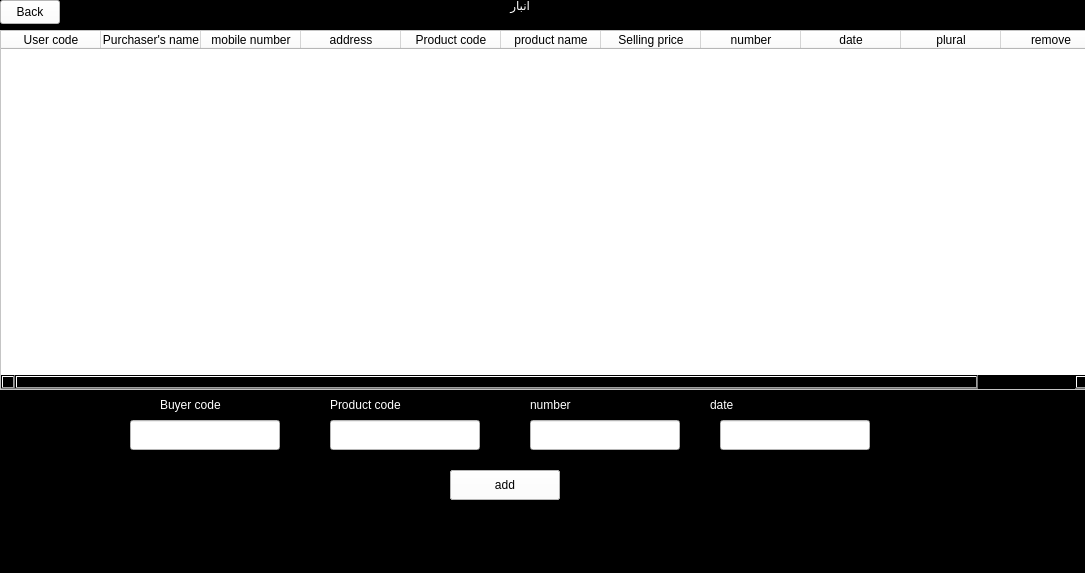
<?xml version="1.0" encoding="UTF-8"?>
<ui version="4.0">
 <class>AnbarPage</class>
 <widget class="QMainWindow" name="AnbarPage">
  <property name="geometry">
   <rect>
    <x>0</x>
    <y>0</y>
    <width>1085</width>
    <height>573</height>
   </rect>
  </property>
  <property name="windowTitle">
   <string>MainWindow</string>
  </property>
  <property name="styleSheet">
   <string notr="true">background-color: rgb(0, 0, 0);</string>
  </property>
  <widget class="QWidget" name="centralwidget">
   <widget class="QListView" name="listView">
    <property name="geometry">
     <rect>
      <x>-20</x>
      <y>-120</y>
      <width>1211</width>
      <height>681</height>
     </rect>
    </property>
   </widget>
   <widget class="QTableWidget" name="tableWidget">
    <property name="geometry">
     <rect>
      <x>0</x>
      <y>30</y>
      <width>1090</width>
      <height>360</height>
     </rect>
    </property>
    <property name="minimumSize">
     <size>
      <width>0</width>
      <height>0</height>
     </size>
    </property>
    <property name="whatsThis">
     <string>&lt;html&gt;&lt;head/&gt;&lt;body&gt;&lt;p align=&quot;center&quot;&gt;&lt;br/&gt;&lt;/p&gt;&lt;/body&gt;&lt;/html&gt;</string>
    </property>
    <property name="styleSheet">
     <string notr="true">background-color: rgb(255, 255, 255);</string>
    </property>
    <property name="sizeAdjustPolicy">
     <enum>QAbstractScrollArea::AdjustIgnored</enum>
    </property>
    <column>
     <property name="text">
      <string>User code</string>
     </property>
    </column>
    <column>
     <property name="text">
      <string>Purchaser's name</string>
     </property>
    </column>
    <column>
     <property name="text">
      <string>mobile number</string>
     </property>
    </column>
    <column>
     <property name="text">
      <string>address</string>
     </property>
    </column>
    <column>
     <property name="text">
      <string>Product code</string>
     </property>
    </column>
    <column>
     <property name="text">
      <string>product name</string>
     </property>
    </column>
    <column>
     <property name="text">
      <string>Selling price</string>
     </property>
    </column>
    <column>
     <property name="text">
      <string>number</string>
     </property>
    </column>
    <column>
     <property name="text">
      <string>date</string>
     </property>
    </column>
    <column>
     <property name="text">
      <string>plural</string>
     </property>
    </column>
    <column>
     <property name="text">
      <string>remove</string>
     </property>
    </column>
   </widget>
   <widget class="QLineEdit" name="AnbarUserID">
    <property name="geometry">
     <rect>
      <x>130</x>
      <y>420</y>
      <width>150</width>
      <height>30</height>
     </rect>
    </property>
    <property name="styleSheet">
     <string notr="true">background-color: rgb(255, 255, 255);</string>
    </property>
   </widget>
   <widget class="QLineEdit" name="AnbarCount">
    <property name="geometry">
     <rect>
      <x>530</x>
      <y>420</y>
      <width>150</width>
      <height>30</height>
     </rect>
    </property>
    <property name="styleSheet">
     <string notr="true">background-color: rgb(255, 255, 255);</string>
    </property>
   </widget>
   <widget class="QLineEdit" name="AnbarProducID">
    <property name="geometry">
     <rect>
      <x>330</x>
      <y>420</y>
      <width>150</width>
      <height>30</height>
     </rect>
    </property>
    <property name="styleSheet">
     <string notr="true">background-color: rgb(255, 255, 255);</string>
    </property>
   </widget>
   <widget class="QLineEdit" name="AnbarTarikh">
    <property name="geometry">
     <rect>
      <x>720</x>
      <y>420</y>
      <width>150</width>
      <height>30</height>
     </rect>
    </property>
    <property name="styleSheet">
     <string notr="true">background-color: rgb(255, 255, 255);</string>
    </property>
   </widget>
   <widget class="QLabel" name="label">
    <property name="geometry">
     <rect>
      <x>330</x>
      <y>390</y>
      <width>90</width>
      <height>30</height>
     </rect>
    </property>
    <property name="styleSheet">
     <string notr="true">color: rgb(255, 255, 255);</string>
    </property>
    <property name="text">
     <string>Product code</string>
    </property>
   </widget>
   <widget class="QLabel" name="label_3">
    <property name="geometry">
     <rect>
      <x>530</x>
      <y>390</y>
      <width>90</width>
      <height>30</height>
     </rect>
    </property>
    <property name="styleSheet">
     <string notr="true">color: rgb(255, 255, 255);</string>
    </property>
    <property name="text">
     <string>number</string>
    </property>
   </widget>
   <widget class="QLabel" name="label_4">
    <property name="geometry">
     <rect>
      <x>160</x>
      <y>390</y>
      <width>90</width>
      <height>30</height>
     </rect>
    </property>
    <property name="styleSheet">
     <string notr="true">color: rgb(255, 255, 255);</string>
    </property>
    <property name="text">
     <string>Buyer code</string>
    </property>
   </widget>
   <widget class="QLabel" name="label_5">
    <property name="geometry">
     <rect>
      <x>710</x>
      <y>390</y>
      <width>90</width>
      <height>30</height>
     </rect>
    </property>
    <property name="styleSheet">
     <string notr="true">color: rgb(255, 255, 255);</string>
    </property>
    <property name="text">
     <string>date</string>
    </property>
   </widget>
   <widget class="QPushButton" name="AnbarAddPB">
    <property name="geometry">
     <rect>
      <x>450</x>
      <y>470</y>
      <width>110</width>
      <height>30</height>
     </rect>
    </property>
    <property name="styleSheet">
     <string notr="true">background-color: rgb(255, 255, 255);</string>
    </property>
    <property name="text">
     <string>add</string>
    </property>
   </widget>
   <widget class="QPushButton" name="AnbarEditPB">
    <property name="geometry">
     <rect>
      <x>450</x>
      <y>470</y>
      <width>110</width>
      <height>30</height>
     </rect>
    </property>
    <property name="styleSheet">
     <string notr="true">background-color: rgb(255, 255, 255);</string>
    </property>
    <property name="text">
     <string>ویرایش</string>
    </property>
   </widget>
   <widget class="QPushButton" name="AnbarbackPB">
    <property name="geometry">
     <rect>
      <x>0</x>
      <y>0</y>
      <width>60</width>
      <height>24</height>
     </rect>
    </property>
    <property name="styleSheet">
     <string notr="true">
background-color: rgb(255, 255, 255);</string>
    </property>
    <property name="text">
     <string>Back</string>
    </property>
   </widget>
   <widget class="QLabel" name="hiddenValue">
    <property name="geometry">
     <rect>
      <x>280</x>
      <y>100</y>
      <width>140</width>
      <height>110</height>
     </rect>
    </property>
    <property name="text">
     <string>TextLabel</string>
    </property>
   </widget>
   <widget class="QLabel" name="label_2">
    <property name="geometry">
     <rect>
      <x>340</x>
      <y>-10</y>
      <width>190</width>
      <height>30</height>
     </rect>
    </property>
    <property name="styleSheet">
     <string notr="true">color: rgb(255, 255, 255);</string>
    </property>
    <property name="text">
     <string>انبار</string>
    </property>
   </widget>
   <zorder>hiddenValue</zorder>
   <zorder>listView</zorder>
   <zorder>tableWidget</zorder>
   <zorder>AnbarUserID</zorder>
   <zorder>AnbarCount</zorder>
   <zorder>AnbarProducID</zorder>
   <zorder>AnbarTarikh</zorder>
   <zorder>label</zorder>
   <zorder>label_3</zorder>
   <zorder>label_4</zorder>
   <zorder>label_5</zorder>
   <zorder>AnbarbackPB</zorder>
   <zorder>label_2</zorder>
   <zorder>AnbarEditPB</zorder>
   <zorder>AnbarAddPB</zorder>
  </widget>
  <widget class="QStatusBar" name="statusbar"/>
  <widget class="QMenuBar" name="menubar">
   <property name="geometry">
    <rect>
     <x>0</x>
     <y>0</y>
     <width>1085</width>
     <height>26</height>
    </rect>
   </property>
  </widget>
 </widget>
 <resources/>
 <connections/>
</ui>
